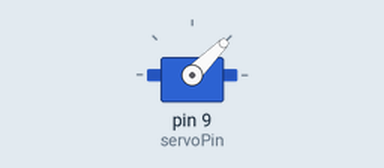
The sketch below on a simulated Arduino Uno, built with avr-gcc and run on an emulated ATmega328P. On the bench: servo. Random numbers use the default seed unless the sketch sets one.

Above: at 0.05 s.
Timing chart, 0 to 3.0 s (numbered marks = the images above):
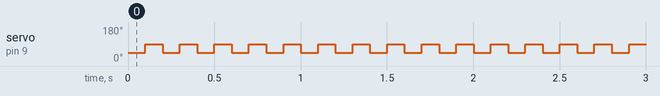

The sketch:

ServoRotate.ino
```cpp
#include <Servo.h>

int servoPin=9;

Servo servo;

int servoAngle=0;

void setup() {
  Serial.begin(115200);
  servo.attach(servoPin);
}

void loop() {
  // put your main code here, to run repeatedly:
  servo.write(45);
  delay(100);
  servo.write(90);
  delay(100);

}
```

neuralDuino.cpp
```cpp
#include "neuralDuino.h"
#define trig 13
#define echo 12

float far = 0;
float distance = 0;

neuron::neuron(){
	beta = 0;
	output = 0;
	inCount = 0;
	input = NULL;
	inNodes = NULL;
	synWeight = NULL;
	prevDelWeight = NULL;
}

void neuron::begin(byte num_syn, byte noConnections = FALSE, byte noInputs = FALSE){
	//deallocating previously allocated memory
	delete input;
	delete inNodes;
	delete synWeight;
	delete prevDelWeight;
	numSynapse = num_syn;
	if (num_syn == 0){
		// since no memory is requested just return
		return;
	}
	//allocating memory only if requested
	if (noInputs == FALSE		){	input = new float[num_syn];	   }
	if (noConnections == FALSE){ inNodes = new neuron*[num_syn]; }
	if (noConnections == FALSE || noInputs == FALSE){
		synWeight = new float[num_syn];
		prevDelWeight = new float[num_syn];
	}
	randomSeed(analogRead(A0));
	for (byte i = 0; i < num_syn; i++){
		synWeight[i] = (float)(((float)random(0, 100) / (float)100) - 0.2);
		prevDelWeight[i] = 0; //important to initialize allocated memory
	}
	pinMode(trig, OUTPUT);
  	pinMode(echo, INPUT);
}

void neuron::setInput(float inputVals[]){
	float sum = 0;
	inCount = 0; //make sure that inCount is marked as zero for inputNodes

	for (byte i = 0; i < numSynapse; i++){
		sum = sum + (synWeight[i] * inputVals[i]);
		input[i] = inputVals[i]; //copying by value
	}
	output = activation(sum, LOW);
}

void neuron::setInput(int inputVals[]){
	float sum = 0;
	inCount = 0; //make sure that inCount is marked as zero for inputNodes

	for (byte i = 0; i < numSynapse; i++){
		sum = sum + (synWeight[i] * inputVals[i]);
		input[i] = inputVals[i]; //copying by value
	}
	output = activation(sum, LOW);
}

void neuron::setOutput(int value){
	output = value;
	inCount = 0;//only to be used for non input nodes like bias
}

float neuron::getOutput(){
	//this function is called once on the last layer neuron/neurons
	//therefore the output for each of these is stored inside these neurons
	//itself for future adjustment of weights
	//Serial.print("inCount is  ");
	//Serial.println(inCount);
	//Serial.flush();
	float sum = 0;
	if (inCount != 0){
		byte temp = inCount;
		while(temp!=0){
			temp--;
			sum = sum + (synWeight[temp] * inNodes[temp]->getOutput());
		}
		output = activation(sum, LOW);
	}

//		Serial.print((int)this);
	//	Serial.print("->");
		//Serial.println(output);
	return  output;

}


byte neuron::setDesiredOutput(float desiredOutput){
	beta = desiredOutput - output;
#if DISPLAY_ERROR
	Serial.println((int)(beta*100));
#endif
	return ((int)(beta * 100) == 0 ? 1 : 0);
}

/*
this function is called on all those nodes that have an input node
*/
void neuron::backpropagate(){
	float myDelta = beta * activation(output, HIGH);
	if (inCount != 0){
		byte temp = inCount;
		while (temp--){
			//back propagating the delta to previous layer
			inNodes[temp]->beta = inNodes[temp]->beta + (synWeight[temp] * myDelta);
			//by this all the betas reacht the previous layer nodes as summed up
		}
	}

}
/*
this is called on every node after complete backpropagation is done for all nodes
*/
void neuron::adjWeights(){
	float myDelta = beta * activation(output, HIGH);
	if (inCount != 0){ //inNodes is filled up
		byte temp = inCount;
		while (temp!=0){
			temp--;
			float delWeight = (SPEED * inNodes[temp]->output * myDelta);
			synWeight[temp] = synWeight[temp] + delWeight + MOMENTUM * prevDelWeight[temp];
			prevDelWeight[temp] = delWeight;
			//Serial.println(prevDelWeight[temp]);
			//Serial.flush();
		}
	}
	else{//inNodes is empty , therfore this is input node
		for (byte i = 0; i < numSynapse; i++){
			float  delWeight = (SPEED * input[i] * myDelta);
			synWeight[i] = synWeight[i] + delWeight + MOMENTUM * prevDelWeight[i];
			prevDelWeight[i] = delWeight;
			//Serial.println(prevDelWeight[i]);
			//Serial.flush();
		}
	}
#if DEBUG
	Serial.print((int)this);
	Serial.print("=this,beta=");
	Serial.print(beta);
	Serial.print(",out=");
	Serial.println(output);
	Serial.flush();
#endif
	beta = 0;
}

void neuron::printWeights(){
    digitalWrite(trig, LOW);
    delayMicroseconds(2);
    digitalWrite(trig, HIGH);
    delayMicroseconds(10);
    digitalWrite(trig, LOW);
    far = pulseIn(echo, HIGH);
    distance = (far/2) / 29.1;
	for (byte i = 0; i < numSynapse; i++){
		Serial.print(synWeight[i]);
		tone(8, synWeight[i]*66*distance, 40);
		delay(80);
		Serial.print(",");
	}
	Serial.println();

}

void neuron::connectInput(neuron* inNode){

	inNodes[inCount] = inNode;
	inCount++;
#if DEBUG
	Serial.print((int)this);
	Serial.print(F(" : connected to :"));
	Serial.println((int)inNode);
#endif
	//Serial.println((int)inNodes[inCount-1]);
}

void neuron::setActivationFn(activFn userFn){
	this->activation = userFn;

#if DEBUG
	Serial.print(F("ActFN is "));
	Serial.println((int)userFn);
#endif
}
```

neuralDuino.h
```cpp
#ifndef __neuralDuino_h__
#define __neuralDuino_h__

#define DEBUG 0
#define DISPLAY_ERROR 1
#define LEARNING_RATE 0.1
#define MOMENTUM 0.1
#define SPEED LEARNING_RATE
#define FALSE LOW
#define TRUE HIGH

#include "Arduino.h"
#define sigmoid(x)           (1.0 / (1.0 + (float)exp(-(float)(x))))
#define sigmoidDerivative(x) ((float)((x)*(1.0-(x))))

/*
	types of neurons can be classified using the 2 begin() parameters noConnections and noInputs

									noConnections	noInputs
	hybrid (most inefficient)		LOW				LOW			(DEFAULT) //leaves the control to the programmer
	intermediate neuron				LOW				HIGH
	bias							HIGH			HIGH
	input neuron					HIGH			LOW

*/


/*
	TODO:
	-too many float calculations consider optimizing /removing these as well
*/
typedef float (*activFn)(float,byte);

class neuron{

public:
	//constructor
	neuron();
	/*
	synWeight holds the weight of each synapase that is INCOMING for that neuron
	the length of synWeight is decided by the begin() function where mem alloc
	takes place.
	*/
	float *synWeight;
	/*stores the previous change ini weight for each synapse, ONLY required for
	momentum functionality
	*/
	float *prevDelWeight;
	/*
	for a neuron to which no other neurons are connected an input may be specified
	this implies that neuron will have inputs defined by the user instead of being
	the output of other neurons
	*/
	float *input;
	/*
	the second way to have inputs is to have output of some other neurons feed into
	this neuron inNodes stores the address of every neuron which is connected to this
	neuron and asks for the output from each of those to calculate its output
	*/
	neuron **inNodes; //array of pointers of type neuron
	/*
	stores the output of this neuron
	*/
	float output;
	/*
	counts the number of neurons that are connected to this neuron using connectInput()
	be advised this DOES NOT keep count of the inputs specified
	by the programmer by the setInput() function
	*/
	byte inCount ; //input Nodes are only counted
	/*
	keeps count of the inputs specified by setInput() and begin()
	this counts the number of float array type inputs and not the connectInput() ones
	*/
	byte numSynapse;
	/*
	associates an activation function for this neuron, user sets the address of any activation
	function using setActivationFn()
	*/
	activFn activation;

	float beta; //just another backpropagation constant

	/*
	to prevent memory fragmentation while retaining flexibility the begin function
	allocates memory one time only, while it is possible to do away with this
	and have completely dynamic allocn and reallocn but it is not advisable because the RAM may get
	fragmented

	ARGs:
	noConnections : implies that this neuron will not have any connections coming into it
                    when noConnections = HIGH, this doesnt allocate memory for the same
	noInputs	  : implies that this neuron will not have any float inputs coming into it from the user
                    when noInputs = HIGH, this doesnt allocate memory for the same
	these are optional arguments for those people who know what they are doing
	*/
	void begin(byte num_syn, byte noConnections = FALSE, byte noInputs = FALSE);
	/*
	adjust weights according to the update rule
	*/
	void adjWeights();
	/*
	backpropagate the betas to the connected nodes only
	*/
	void backpropagate();
	/*
	setDesiredOUtput only valid for the last nodes
	*/
	byte setDesiredOutput(float desiredOutput);
	/*
	Set the constant input values for the input layer
	*/
	void setInput(float input[]);
	void setInput(int input[]);
	/*
	Set the constant output value mostly for the bias node only
	*/
	void setOutput(int value);
	/*
	print the final weights after learning has happened
	*/
	void printWeights();
	/*
	connect other nodes to this->node as inputs
	this function accepts one neuron pointer and adds to the
	list of input pointer from which output is taken as an input for this node
	*/
	void connectInput(neuron* inNode);
	/*
	get output from the input nodes
	*/
	float getOutput();
	/*
	set the activation functionfor this->node
	*/
	void setActivationFn(activFn userFn);
};


#endif
```

Measured:
- by itself, servo on pin 9 (servoPin): alternates 90° for 0.10 s and 45° for 0.10 s
